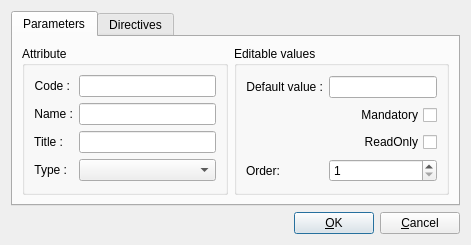
<?xml version="1.0" encoding="UTF-8"?>
<ui version="4.0">
 <class>kkscatattr_editor</class>
 <widget class="QDialog" name="kkscatattr_editor">
  <property name="geometry">
   <rect>
    <x>0</x>
    <y>0</y>
    <width>471</width>
    <height>225</height>
   </rect>
  </property>
  <property name="windowTitle">
   <string>Attribute in category</string>
  </property>
  <layout class="QVBoxLayout" name="verticalLayout">
   <item>
    <widget class="QTabWidget" name="twAttrCatParams">
     <property name="currentIndex">
      <number>0</number>
     </property>
     <widget class="QWidget" name="tabParameters">
      <attribute name="title">
       <string>Parameters</string>
      </attribute>
      <layout class="QGridLayout" name="gridLayout_2">
       <item row="0" column="0">
        <widget class="QGroupBox" name="gbAttribute">
         <property name="sizePolicy">
          <sizepolicy hsizetype="MinimumExpanding" vsizetype="MinimumExpanding">
           <horstretch>0</horstretch>
           <verstretch>0</verstretch>
          </sizepolicy>
         </property>
         <property name="title">
          <string>Attribute</string>
         </property>
         <layout class="QGridLayout" name="_3">
          <item row="0" column="0">
           <widget class="QLabel" name="lCode">
            <property name="sizePolicy">
             <sizepolicy hsizetype="Fixed" vsizetype="Fixed">
              <horstretch>0</horstretch>
              <verstretch>0</verstretch>
             </sizepolicy>
            </property>
            <property name="text">
             <string>Code :</string>
            </property>
            <property name="alignment">
             <set>Qt::AlignRight|Qt::AlignTrailing|Qt::AlignVCenter</set>
            </property>
           </widget>
          </item>
          <item row="0" column="1">
           <widget class="QLineEdit" name="lECode"/>
          </item>
          <item row="1" column="0">
           <widget class="QLabel" name="lName">
            <property name="sizePolicy">
             <sizepolicy hsizetype="Fixed" vsizetype="Fixed">
              <horstretch>0</horstretch>
              <verstretch>0</verstretch>
             </sizepolicy>
            </property>
            <property name="text">
             <string>Name :</string>
            </property>
            <property name="alignment">
             <set>Qt::AlignRight|Qt::AlignTrailing|Qt::AlignVCenter</set>
            </property>
           </widget>
          </item>
          <item row="1" column="1">
           <widget class="QLineEdit" name="lEName"/>
          </item>
          <item row="2" column="0">
           <widget class="QLabel" name="lTitle">
            <property name="sizePolicy">
             <sizepolicy hsizetype="Fixed" vsizetype="Fixed">
              <horstretch>0</horstretch>
              <verstretch>0</verstretch>
             </sizepolicy>
            </property>
            <property name="text">
             <string>Title :</string>
            </property>
            <property name="alignment">
             <set>Qt::AlignRight|Qt::AlignTrailing|Qt::AlignVCenter</set>
            </property>
           </widget>
          </item>
          <item row="2" column="1">
           <widget class="QLineEdit" name="lETitle"/>
          </item>
          <item row="3" column="0">
           <widget class="QLabel" name="lType">
            <property name="sizePolicy">
             <sizepolicy hsizetype="Fixed" vsizetype="Fixed">
              <horstretch>0</horstretch>
              <verstretch>0</verstretch>
             </sizepolicy>
            </property>
            <property name="text">
             <string>Type :</string>
            </property>
            <property name="alignment">
             <set>Qt::AlignRight|Qt::AlignTrailing|Qt::AlignVCenter</set>
            </property>
           </widget>
          </item>
          <item row="3" column="1">
           <widget class="QComboBox" name="cbType">
            <property name="sizePolicy">
             <sizepolicy hsizetype="MinimumExpanding" vsizetype="Fixed">
              <horstretch>0</horstretch>
              <verstretch>0</verstretch>
             </sizepolicy>
            </property>
            <property name="sizeAdjustPolicy">
             <enum>QComboBox::AdjustToMinimumContentsLength</enum>
            </property>
           </widget>
          </item>
         </layout>
        </widget>
       </item>
       <item row="0" column="1">
        <widget class="QGroupBox" name="gbEditableVals">
         <property name="sizePolicy">
          <sizepolicy hsizetype="MinimumExpanding" vsizetype="MinimumExpanding">
           <horstretch>0</horstretch>
           <verstretch>0</verstretch>
          </sizepolicy>
         </property>
         <property name="title">
          <string>Editable values</string>
         </property>
         <layout class="QGridLayout" name="_2">
          <item row="0" column="0">
           <widget class="QLabel" name="lDefValue">
            <property name="sizePolicy">
             <sizepolicy hsizetype="Fixed" vsizetype="Preferred">
              <horstretch>0</horstretch>
              <verstretch>0</verstretch>
             </sizepolicy>
            </property>
            <property name="text">
             <string>Default value :</string>
            </property>
            <property name="alignment">
             <set>Qt::AlignRight|Qt::AlignTrailing|Qt::AlignVCenter</set>
            </property>
           </widget>
          </item>
          <item row="0" column="1">
           <widget class="QLineEdit" name="lEDefVal"/>
          </item>
          <item row="1" column="0" colspan="2">
           <widget class="QCheckBox" name="chMandatory">
            <property name="layoutDirection">
             <enum>Qt::RightToLeft</enum>
            </property>
            <property name="text">
             <string>Mandatory</string>
            </property>
           </widget>
          </item>
          <item row="2" column="0" colspan="2">
           <widget class="QCheckBox" name="chReadOnly">
            <property name="layoutDirection">
             <enum>Qt::RightToLeft</enum>
            </property>
            <property name="text">
             <string>ReadOnly</string>
            </property>
           </widget>
          </item>
          <item row="3" column="1">
           <widget class="QSpinBox" name="sbOrder">
            <property name="minimum">
             <number>1</number>
            </property>
           </widget>
          </item>
          <item row="3" column="0">
           <widget class="QLabel" name="lOrder">
            <property name="text">
             <string>Order:</string>
            </property>
           </widget>
          </item>
         </layout>
        </widget>
       </item>
      </layout>
     </widget>
     <widget class="QWidget" name="tabDirectives">
      <attribute name="title">
       <string>Directives</string>
      </attribute>
      <layout class="QGridLayout" name="gridLayout">
       <item row="0" column="0">
        <widget class="QTextEdit" name="teDirectives"/>
       </item>
      </layout>
     </widget>
    </widget>
   </item>
   <item>
    <layout class="QHBoxLayout">
     <item>
      <spacer>
       <property name="orientation">
        <enum>Qt::Horizontal</enum>
       </property>
       <property name="sizeHint" stdset="0">
        <size>
         <width>40</width>
         <height>20</height>
        </size>
       </property>
      </spacer>
     </item>
     <item>
      <widget class="QPushButton" name="pbOK">
       <property name="text">
        <string>&amp;OK</string>
       </property>
      </widget>
     </item>
     <item>
      <widget class="QPushButton" name="pbCancel">
       <property name="text">
        <string>&amp;Cancel</string>
       </property>
      </widget>
     </item>
    </layout>
   </item>
  </layout>
 </widget>
 <resources/>
 <connections/>
</ui>
